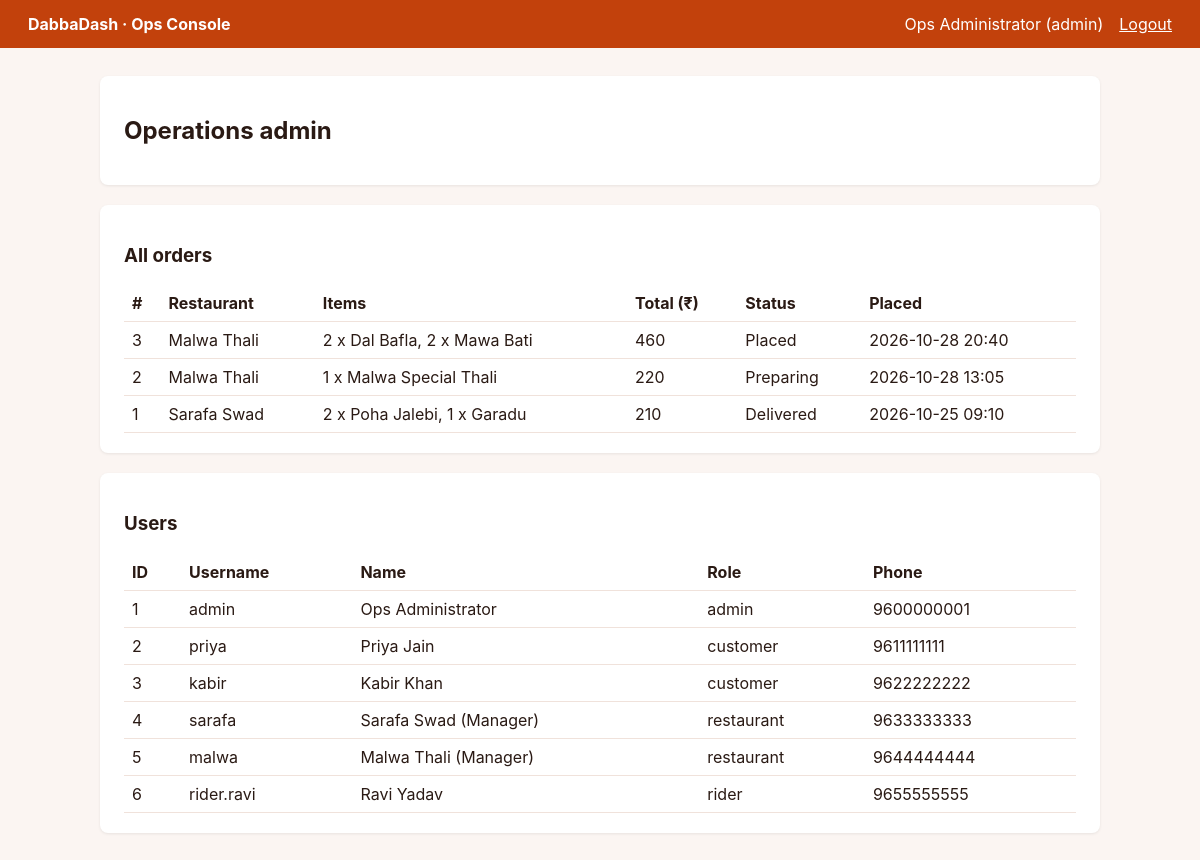
The page /admin (signed in) on the database as committed earlier.
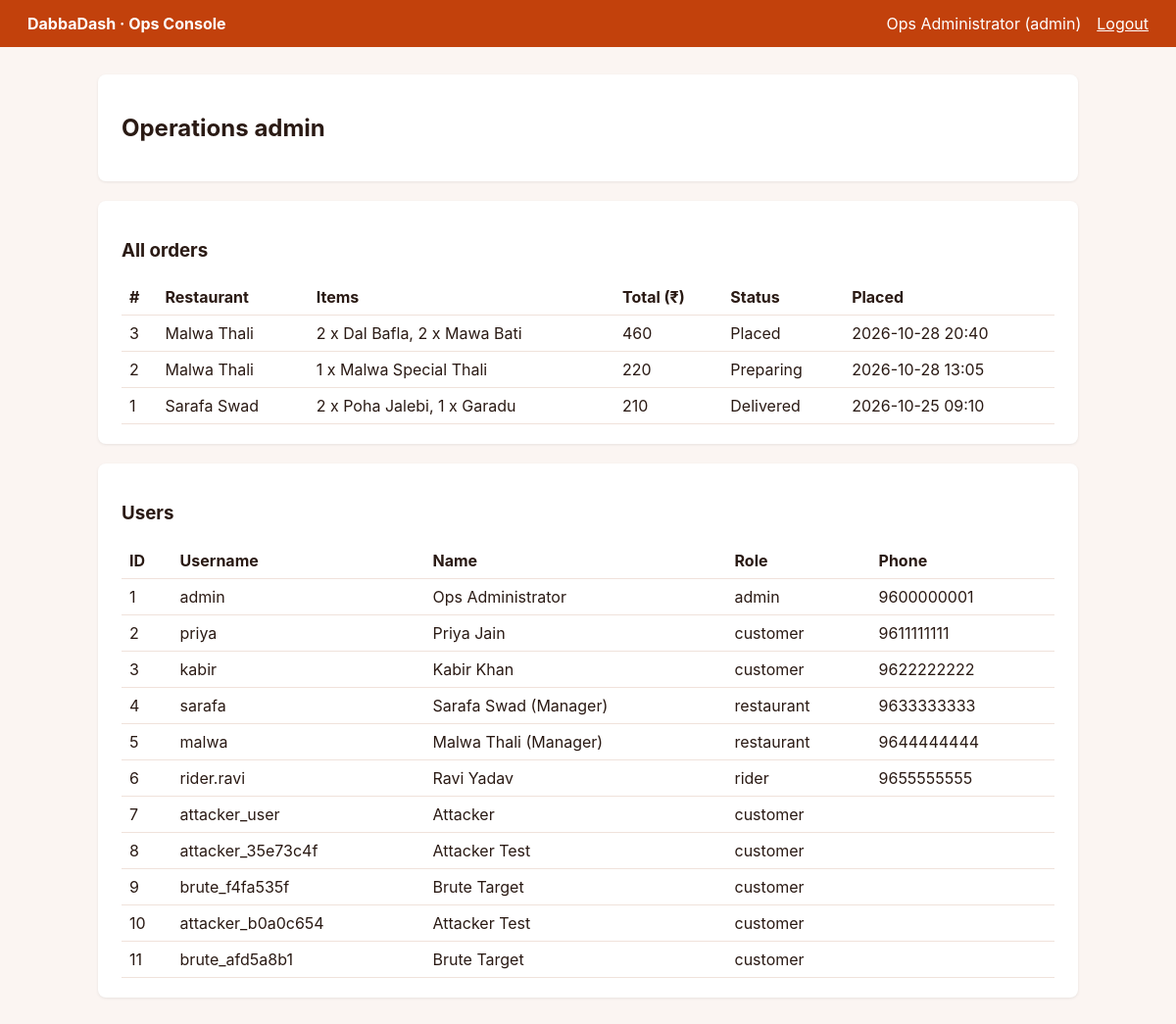
The same page on the database as committed later.
### tables this page shows
CREATE TABLE users (
        id INTEGER PRIMARY KEY AUTOINCREMENT,
        username TEXT UNIQUE NOT NULL,
        password TEXT NOT NULL,
        full_name TEXT NOT NULL,
        role TEXT NOT NULL DEFAULT 'customer',   -- customer | restaurant | rider | admin
        phone TEXT,
        address TEXT,
        restaurant_id INTEGER                     -- set for restaurant staff
    , mfa_secret TEXT, mfa_enabled INTEGER DEFAULT 0, last_totp_code TEXT);

CREATE TABLE orders (
        id INTEGER PRIMARY KEY AUTOINCREMENT,
        customer_id INTEGER NOT NULL,
        restaurant_id INTEGER NOT NULL,
        rider_id INTEGER,
        items TEXT NOT NULL,
        total INTEGER NOT NULL,
        delivery_note TEXT,
        status TEXT DEFAULT 'Placed',   -- Placed | Preparing | Ready | Picked up | Delivered
        created_at TEXT NOT NULL
    );

CREATE TABLE restaurants (
        id INTEGER PRIMARY KEY AUTOINCREMENT,
        name TEXT NOT NULL,
        area TEXT
    );

### app.py (the view)
        def inner(*args, **kwargs):
            user = current_user()
            if not user:
                return redirect(url_for("login"))
            if role and user["role"] != role:
                log_access_denied(user["id"], user["role"], request.path, "role_mismatch")
                return render_template("error.html", msg="Access denied"), 403
            return fn(*args, **kwargs)

### app.py (called while the page is built)
@app.after_request
def apply_security_headers(response):
    response.headers["Content-Security-Policy"] = (
        "default-src 'self'; "
        "style-src 'self' 'unsafe-inline'; "
        "img-src 'self' data:; "
        "frame-ancestors 'none';"
    )
    response.headers["X-Content-Type-Options"] = "nosniff"
    response.headers["X-Frame-Options"] = "DENY"
    response.headers["Referrer-Policy"] = "strict-origin-when-cross-origin"
    response.headers["Permissions-Policy"] = "geolocation=(), camera=(), microphone=()"
    return response

def get_db():
    if "db" not in g:
        g.db = sqlite3.connect(DB_PATH)
        g.db.row_factory = sqlite3.Row
    return g.db

@app.before_request
def enforce_idle_timeout():
    if "user_id" in session:
        now = datetime.now().timestamp()
        last_active = session.get("_last_active")
        if last_active and (now - last_active > IDLE_TIMEOUT_SECONDS):
            session.clear()
            if request.path.startswith("/api/"):
                return jsonify({"error": "session expired due to inactivity"}), 401
            return redirect(url_for("login", msg="Your session has expired due to inactivity. Please log in again."))
        session["_last_active"] = now

def get_csrf_token():
    if "_csrf_token" not in session:
        session["_csrf_token"] = secrets.token_hex(16)
    return session["_csrf_token"]

@app.context_processor
def inject_csrf_token():
    return {"csrf_token": get_csrf_token()}

def current_user():
    if "user_id" not in session:
        return None
    u = get_db().execute("SELECT id, username, full_name, role, restaurant_id FROM users WHERE id=?",
                         (session["user_id"],)).fetchone()
    if not u:
        session.clear()
        return None
    return {"id": u["id"], "username": u["username"], "name": u["full_name"],
            "role": u["role"], "restaurant_id": u["restaurant_id"]}

def login_required(role=None):
    def wrap(fn):
        def inner(*args, **kwargs):
            user = current_user()
            if not user:
                return redirect(url_for("login"))
            if role and user["role"] != role:
                log_access_denied(user["id"], user["role"], request.path, "role_mismatch")
                return render_template("error.html", msg="Access denied"), 403
            return fn(*args, **kwargs)
        inner.__name__ = fn.__name__
        return inner
    return wrap

### templates/admin.html
{% extends "base.html" %}{% block body %}
<div class="card"><h2>Operations admin</h2></div>
<div class="card"><h3>All orders</h3>
<table><tr><th>#</th><th>Restaurant</th><th>Items</th><th>Total (&#8377;)</th><th>Status</th><th>Placed</th></tr>
{% for o in orders %}<tr><td>{{ o.id }}</td><td>{{ o.restaurant }}</td><td>{{ o.items }}</td><td>{{ o.total }}</td><td>{{ o.status }}</td><td>{{ o.created_at }}</td></tr>{% endfor %}</table></div>
<div class="card"><h3>Users</h3>
<table><tr><th>ID</th><th>Username</th><th>Name</th><th>Role</th><th>Phone</th></tr>
{% for u in users %}<tr><td>{{ u.id }}</td><td>{{ u.username }}</td><td>{{ u.full_name }}</td><td>{{ u.role }}</td><td>{{ u.phone }}</td></tr>{% endfor %}
</table></div>{% endblock %}

### templates/base.html (shortened to what this page needs)
<!doctype html>
<html><head><meta charset="utf-8"><title>DabbaDash Console</title>
</head><body>
<header><strong>DabbaDash &middot; Ops Console</strong>
<span>{% if user %}{{ user.name }} ({{ user.role }})<a href="/logout">Logout</a>{% endif %}</span></header>
<main>{% block body %}{% endblock %}</main>
</body></html>

### templates/base.html (style rules this page uses)
body { font-family:-apple-system,Segoe UI,Arial,sans-serif;margin:0;background:#fbf5f2;color:#2a1a14 }
header { background:#c2410c;color:#fff;padding:14px 28px;display:flex;justify-content:space-between;align-items:center }
header a { color:#fff;margin-left:16px }
main { max-width:1000px;margin:28px auto;padding:0 16px }
.card { background:#fff;border-radius:8px;padding:20px 24px;margin-bottom:20px;box-shadow:0 1px 3px rgba(0,0,0,.08) }
table { width:100%;border-collapse:collapse }
th,td { text-align:left;padding:8px;border-bottom:1px solid #f0e2db;vertical-align:top }

Rows that differ between the two databases and show on the page:
added users: id "7", username "attacker_user", full_name "Attacker", role "customer"
added users: id "8", username "attacker_35e73c4f", full_name "Attacker Test", role "customer"
added users: id "9", username "brute_f4fa535f", full_name "Brute Target", role "customer"
added users: id "10", username "attacker_b0a0c654", full_name "Attacker Test", role "customer"
added users: id "11", username "brute_afd5a8b1", full_name "Brute Target", role "customer"
